Frame 1 (no input): blank canvas, image omitted
Frame 60 (the mouse pressed at the canvas centre just before this capture): blank canvas, image omitted
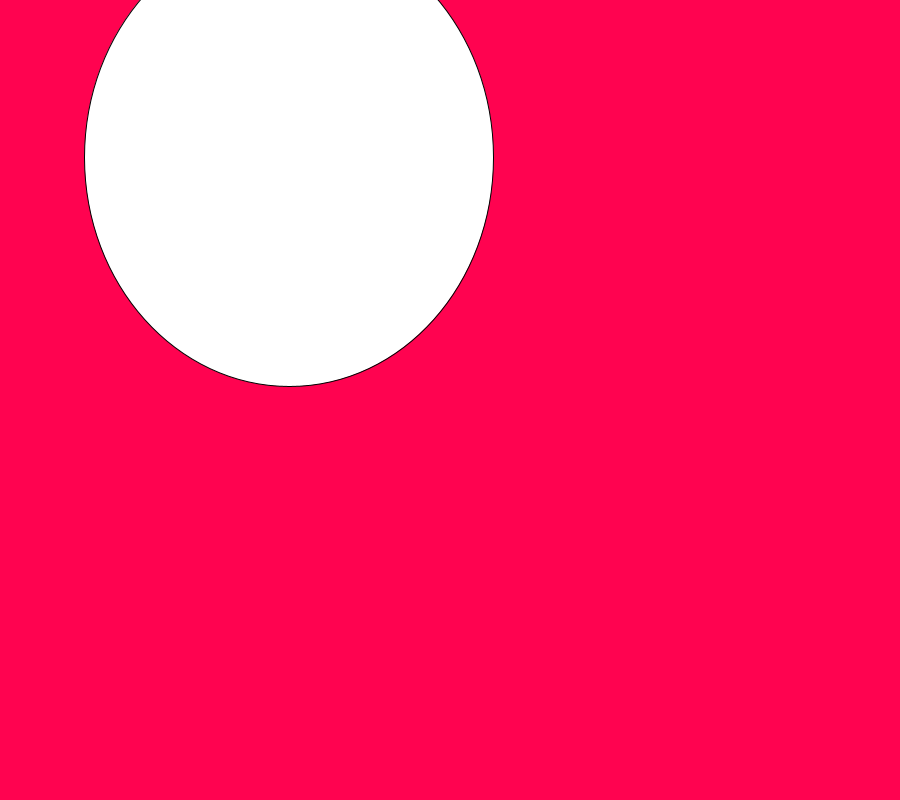
Frame 120 (the mouse held since frame 60 and released just before this capture)

The Processing sketch whose frames 1 and 60 were blank and that drew this single picture after the mouse press (run headless with seeded random() and noise(); from frame 60 on, the mouse is pressed at the canvas centre):

// Processing sketch: processing_50353
// ── processing_50353.pde

int x;
int directionx;
int y;
int directiony;


void setup(){
  size(900,800);
  x = 170;
  y = 38;
 directionx = 1; 
 directiony = 1;
}

void draw(){
  background(mouseX,3,80);
  ellipse(x,y,10 + mouseY-1,10 + mouseX-1);
  x += directionx;
  y += directiony;
  if(x > 900){
     directionx = -1; 
  }
  if (x < 0){
    directionx = 1;
  }
  if (y > 800){
     directiony = -1;
  }
  
  if (y < 0){
     directiony = 1; 
  }
     
  
}
